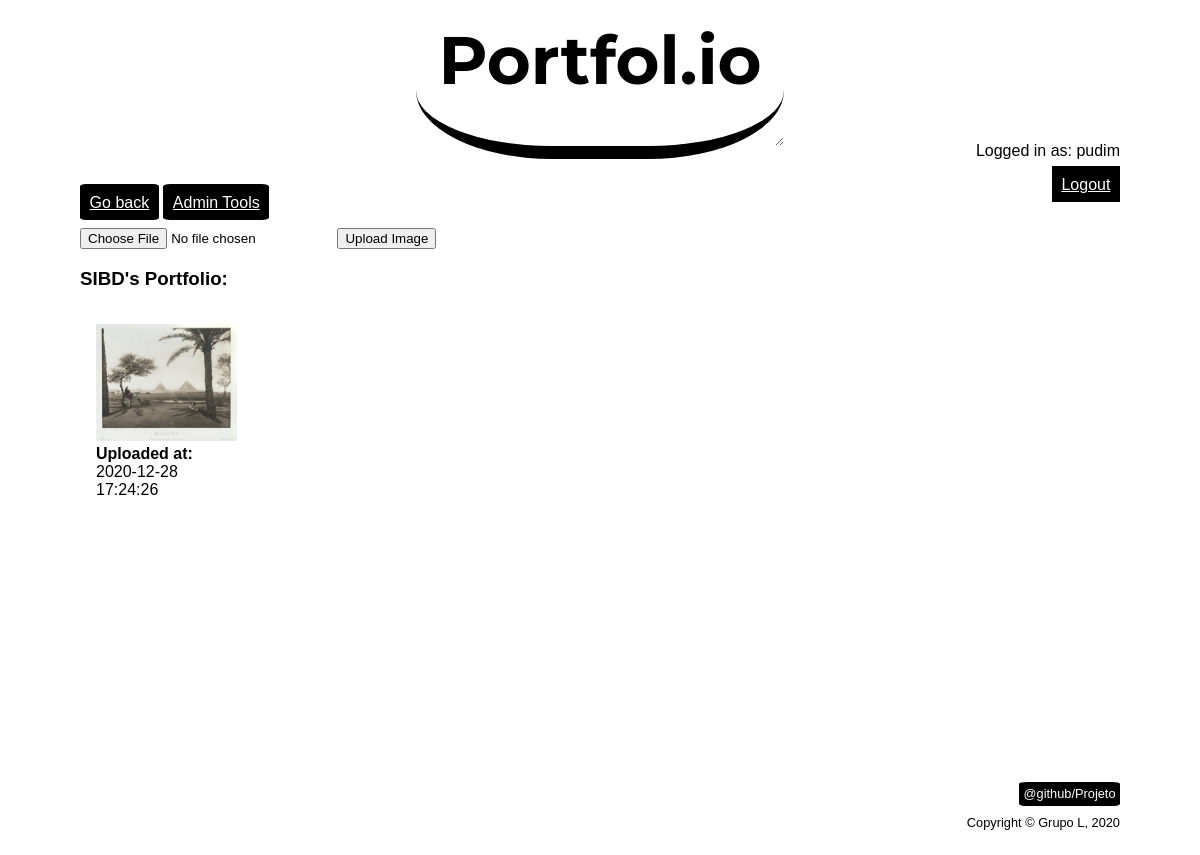
The app's page /pages/list_gallery.php?subject=1 (signed in), older data.
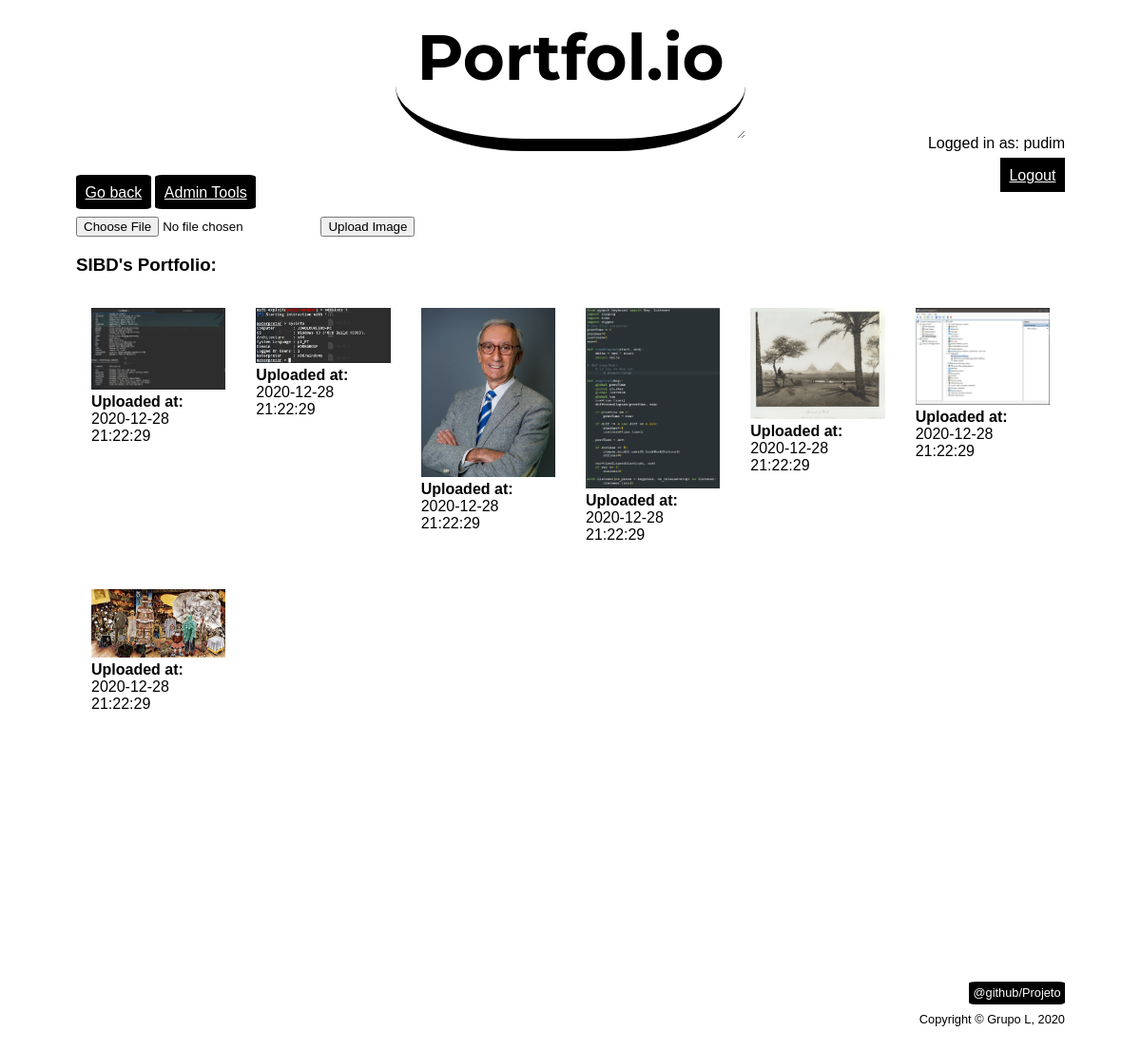
The same page, newer data.
### tables this page shows
CREATE TABLE photo (
        id integer primary key autoincrement,
        name text not null,
        subject_id integer references subject(id) not null,
        student_id integer references student(id) not null,
        created_at timestamp DEFAULT CURRENT_TIMESTAMP not null
    );

CREATE TABLE subject (
    	id integer primary key autoincrement,
    	name text not null,
    	folder_path text,
        admin_id integer references student(id) not null,
        admin_sub1 integer references student(id),
        admin_sub2 integer references student(id),
        admin_sub3 integer references student(id),
        CONSTRAINT user_unique_error UNIQUE (name)
        CONSTRAINT user_unique_error UNIQUE (folder_path)
    );

### database/subjects.php (called while the page is built, shortened)
<?php
    function getSubjectNameFromID($admin_id){
        global $db;
        $stmt= $db->prepare('SELECT name from subject where id = ?');
        $stmt->execute(array($admin_id));
        return ($stmt->fetchColumn());
    }
?>

### database/photos.php (called while the page is built, shortened)
<?php
    function getSubjectPhotos($subject_id) {
        global $db;
        $stmt= $db->prepare('SELECT * from photo where subject_id = ?');
        $stmt->execute(array($subject_id));
        return ($stmt->fetchAll());
    }
?>

### pages/list_gallery.php (the view, shortened to what this page needs)
<?php
    include_once('../template/template.php');
    include_once('../database/connect.php');
    include_once('../database/subjects.php');
    include_once('../database/photos.php');
    $subject_id=$_GET['subject'];
    $subject_name=getSubjectNameFromID($subject_id);
    $result=getSubjectPhotos($subject_id);
?>
<!DOCTYPE html>
<html lang="en">
<head>
    <link href="../css/MainpageStyle.css" rel="stylesheet">
    <link href="../css/GalleryStyle.css" rel="stylesheet">
</head>
<body>
    <header>
        <h1><a href="../pages/user_mainpage.php"> Portfol.io</a></h1>
    </header>
    <div id="username">
        <p>Logged in as: <?= $_SESSION['username'] ?></p>
        <a href="../actions/ActionLogout.php">Logout</a>
    </div>
    <nav id="operations">
        <a href="user_mainpage.php" id="Back">Go back</a>
        <a href="../pages/admin.php?subject=<?php echo $subject_id ?>" id="Admin">Admin Tools</a>
    </nav>
    <form action="../actions/ActionUpload.php" method="post" enctype="multipart/form-data">
        <input type="file" name="photoToUpload" id = "photoToUpload">
        <input type="submit" value="Upload Image" name="submit">
    </form>
    <nav id="pictures">
        <h3><?php echo $subject_name ?>'s Portfolio:</h3>
        <ul>
            <?php foreach($result as $row) { ?>
                <li>
                    <a href="/pictures/<?php echo $subject_name ?>/<?php echo $row['name'] ?>"><img id="pics" src="../pictures/<?php echo $subject_name ?>/<?php echo $row['name'] ?>"  alt="Picture"></a>
                    <span><b>Uploaded at:</b> <?php echo $row["created_at"]?></span>
                </li>
            <?php } ?>
        </ul>
    </nav>
</body>
</html>

Row changes from the older to the newer data that the page shows:
removed photo: subject+name (picture), created_at "2020-12-28 17:24:26"
added photo: subject+name (picture), created_at "2020-12-28 21:22:29"
added photo: subject+name (picture), created_at "2020-12-28 21:22:29"
now on this page (row edited): photo: subject+name (picture), created_at "2020-12-28 21:22:29"
added photo: subject+name (picture), created_at "2020-12-28 21:22:29"
now on this page (row edited): photo: subject+name (picture), created_at "2020-12-28 21:22:29"
now on this page (row edited): photo: subject+name (picture), created_at "2020-12-28 21:22:29"
now on this page (row edited): photo: subject+name (picture), created_at "2020-12-28 21:22:29"
